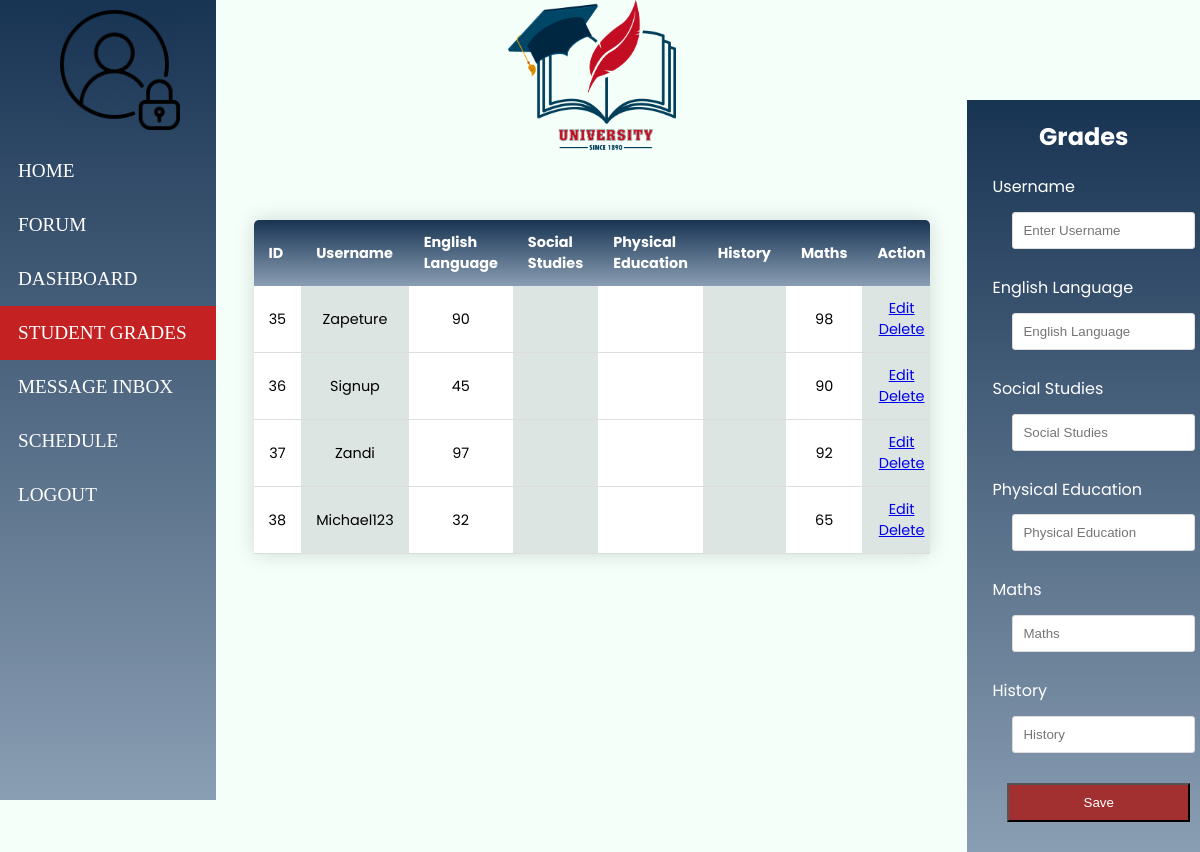
/adminpage.php (signed in), run on the app's committed database.
### tables this page shows
CREATE TABLE `personal_information` (
  `id` int(10) NOT NULL,
  `user_type` varchar(100) NOT NULL,
  `First_Name` varchar(100) NOT NULL,
  `Last_Name` varchar(100) NOT NULL,
  `Middle_Name` varchar(100) DEFAULT NULL,
  `email` varchar(100) NOT NULL,
  `Postal_Code` varchar(100) NOT NULL,
  `password` varchar(255) NOT NULL,
  `Home_Address` varchar(100) NOT NULL,
  `username` varchar(100) DEFAULT NULL,
  `english` int(5) DEFAULT NULL,
  `polish` int(5) DEFAULT NULL,
  `biology` int(5) DEFAULT NULL,
  `art` int(5) DEFAULT NULL,
  `history` int(5) DEFAULT NULL
);

### functions.php (called while the page is built, shortened)
<?php
$username = "";
$update = false;
$englishLanguage = "";
$socialStudies = "";
$physicalEducation = "";
$history = "";
$maths = "";

### adminpage.php (the view, shortened to what this page needs)
<?php
include('functions.php');
?>
<!DOCTYPE html>
<html lang="en">
<head>
  <link rel="stylesheet" href="css\style.css">
</head>
<body>
  <main class="main-page">
    <div class="navbar">
      <ul>
        <img src="images\ic_admin-512.png" alt="admin icon" style="width:120px; margin: 10px 60px ;">
        <li><a href="index.php">HOME</a></li>
        <li><a href="">FORUM</a></li>
        <li><a href="">DASHBOARD</a></li>
        <li><a href="admin_page.php" class="active">STUDENT GRADES</a></li>
        <li><a href="#">MESSAGE INBOX </a></li>
        <li><a href="#">SCHEDULE</a></li>
        <li><a href="login.php">LOGOUT</a></li>
      </ul>
    </div>
    <div class="content">
      <div class="logo-image">
        <a href="index.php">
          <img
            src="images\kisspng-education-logo-graphic-design-school-vector-hat-books-5aa734307dd1d0.9723635615209073125154.png"
            alt="logo">
        </a>
      </div>
      <?php
            $db = mysqli_connect('localhost', 'root', '', 'school_login_system');
            $query = "SELECT * FROM personal_information";
            $results = mysqli_query($db, $query);
            ?>
      <div class="table-container">
        <table style="font-family:'Poppins', sans-serif ;text-align:center">
          <thead>
            <tr>
              <th>ID</th>
              <th>Username</th>
              <th>English Language</th>
              <th>Social Studies</th>
              <th>Physical Education</th>
              <th>History</th>
              <th>Maths</th>
              <th colspan="2">Action</th>
            </tr>
          </thead>
          <tbody>
            <?php while ($row = $results->fetch_assoc()) : ?>
            <tr>
              <td><?php echo $row['id'] ?></td>
              <td><?php echo $row['username'] ?></td>
              <td><?php echo $row['english'] ?></td>
              <td><?php echo $row['socialstudies'] ?></td>
              <td><?php echo $row['physicaleducation'] ?></td>
              <td><?php echo $row['maths'] ?></td>
              <td><?php echo $row['history'] ?></td>
              <td><a href="adminpage.php?edit=<?php echo $row['id'] ?>" class="btn btn-primary">Edit</a>
                <a href="functions.php?delete=<?php echo $row['id'] ?>" class="btn btn-danger">Delete</a>
              </td>
            </tr>
            <?php endwhile; ?>
          </tbody>
        </table>
      </div>
    </div>
    <div class="form-wrap" style="font-family: 'Poppins', sans-serif; background-image: linear-gradient(rgb(24, 52, 83), rgb(138, 158, 179));">
      <h2 style="text-align: center;">Grades</h2>
      <form class="form-sign-up" action="adminpage.php" method="post">
        <div class="form-group">
          <label for="username">Username</label>
          <input type="text" name="username" value="<?php echo $username; ?>" placeholder="Enter Username" />
        </div>
        <div class="form-group">
          <label for="english">English Language</label>
          <input type="text" name="english" value="<?php echo $englishLanguage; ?>" placeholder="English Language" />
        </div>
        <div class="form-group">
          <label for="socialstudies">Social Studies</label>
          <input type="text" name="socialstudies" value="<?php echo $socialStudies; ?>" placeholder="Social Studies" />
        </div>
        <div class="form-group">
          <label for="physicaleducation">Physical Education</label>
          <input type="text" name="physicaleducation" value="<?php echo $physicalEducation; ?>"
            placeholder="Physical Education" />
        </div>
        <div class="form-group">
          <label for="maths">Maths</label>
          <input type="text" name="maths" value="<?php echo $maths; ?>" placeholder="Maths" />
        </div>
        <div class="form-group">
          <label for="history">History</label>
          <input type="text" name="history" value="<?php echo $history; ?>" placeholder="History" />
        </div>
        <div class="form-group">
          <?php
                    if ($update == true) :
                    ?>
          <button type="submit" name="update" class="btn btn-warning">Update</button>
          <?php else : ?>
          <button type="submit" name="" class="btn btn-success">Save</button>
          <?php endif; ?>
        </div>
      </form>
    </div>
  </main>
</body>
</html>

### css/style.css (style rules this page uses)
* { box-sizing: border-box; padding: 0; margin: 0; }
body { background-color: mintcream; }
.main-page { display: flex; flex-direction: row; }
.navbar { background-image: linear-gradient(rgb(24, 52, 83), rgb(138, 158, 179)); height: 100vh; width: 18%; }
ul { list-style-type: none; }
.navbar ul li a { list-style-type: none; text-decoration: none; display: block; font-size: larger; color: white; padding: 16px 18px; }
li a.active { background-color: rgb(196, 34, 34); color: white; }
.content { width: 82%; height: 100vh; }
.logo-image { width: 100%; height: 15vh; }
.logo-image img { width: 14vw; margin: auto; display: block; }
.form-wrap { line-height: 1.8; margin-top: 100px; background-color: rgb(55, 82, 110); padding: 15px 25px; color: white; }
.form-wrap .form-group { margin-top: 15px; }
.form-wrap .form-group label { display: block; color: white; }
.form-wrap .form-group input { width: 100%; padding: 10px; border: #ddd 1px solid; border-radius: 3px; }
.form-wrap button { display: block; width: 100%; padding: 10px; margin-top: 20px; color: white; background: rgb(163, 48, 48); cursor: pointer; }
input { width: 100px; margin: 10px 20px; }
button { display: block; width: 100%; margin: 15px; }
.table-container table { width: 90%; display: block; border-collapse: collapse; margin: 100px auto; font-size: 0.9em; min-width: 400px; border-radius: 5px 5px 0 0; overflow: hidden; box-shadow: 0 0 20px rgba(0, 0, 0, 0.15); }
.table-container thead tr { background-image: linear-gradient(rgb(24, 52, 83), rgb(138, 158, 179)); color: #ffffff; text-align: left; font-weight: bold; font-family: 'Poppins', sans-serif; }
.table-container th, .table-container td { padding: 12px 15px; }
.table-container tbody tr td { border-bottom: 1px solid #dddddd; background-color: white; }
.table-container tbody tr td:nth-of-type(even) { background-color: #dce5e1; }

### data on the page
personal_information: id "35", username "Zapeture", english "90", history "98"
personal_information: id "36", username "Signup", english "45", history "90"
personal_information: id "37", username "Zandi", english "97", history "92"
personal_information: id "38", username "Michael123", english "32", history "65"
